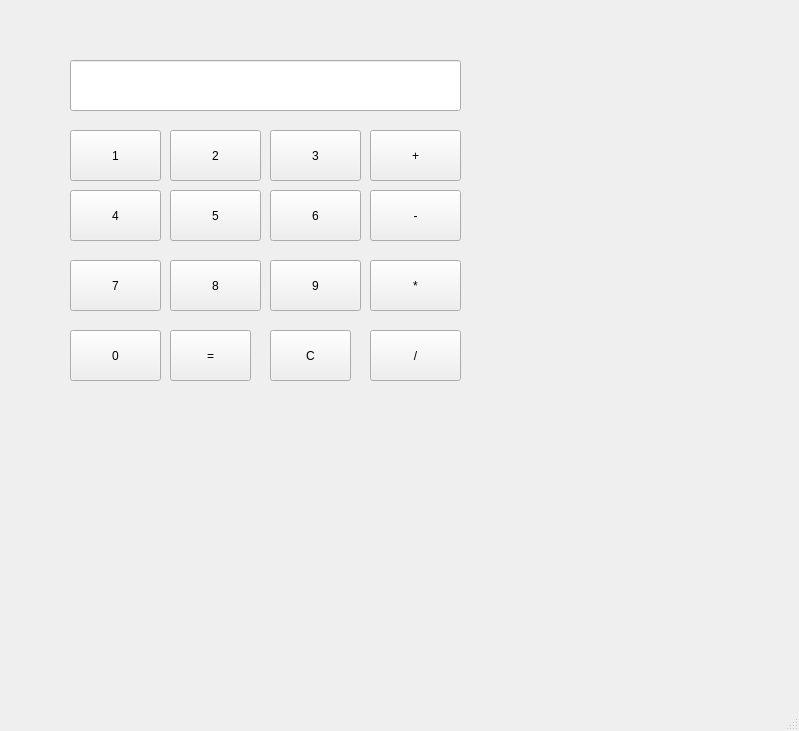
<?xml version="1.0" encoding="UTF-8"?>
<ui version="4.0">
 <class>MainWindow</class>
 <widget class="QMainWindow" name="MainWindow">
  <property name="geometry">
   <rect>
    <x>0</x>
    <y>0</y>
    <width>799</width>
    <height>731</height>
   </rect>
  </property>
  <property name="windowTitle">
   <string>MainWindow</string>
  </property>
  <widget class="QWidget" name="centralwidget">
   <widget class="QPushButton" name="button0">
    <property name="geometry">
     <rect>
      <x>70</x>
      <y>330</y>
      <width>91</width>
      <height>51</height>
     </rect>
    </property>
    <property name="text">
     <string>0</string>
    </property>
   </widget>
   <widget class="QPushButton" name="button1">
    <property name="geometry">
     <rect>
      <x>70</x>
      <y>130</y>
      <width>91</width>
      <height>51</height>
     </rect>
    </property>
    <property name="text">
     <string>1</string>
    </property>
   </widget>
   <widget class="QPushButton" name="button2">
    <property name="geometry">
     <rect>
      <x>170</x>
      <y>130</y>
      <width>91</width>
      <height>51</height>
     </rect>
    </property>
    <property name="text">
     <string>2</string>
    </property>
   </widget>
   <widget class="QPushButton" name="button3">
    <property name="geometry">
     <rect>
      <x>270</x>
      <y>130</y>
      <width>91</width>
      <height>51</height>
     </rect>
    </property>
    <property name="text">
     <string>3</string>
    </property>
   </widget>
   <widget class="QPushButton" name="button6">
    <property name="geometry">
     <rect>
      <x>270</x>
      <y>190</y>
      <width>91</width>
      <height>51</height>
     </rect>
    </property>
    <property name="text">
     <string>6</string>
    </property>
   </widget>
   <widget class="QPushButton" name="button4">
    <property name="geometry">
     <rect>
      <x>70</x>
      <y>190</y>
      <width>91</width>
      <height>51</height>
     </rect>
    </property>
    <property name="text">
     <string>4</string>
    </property>
   </widget>
   <widget class="QPushButton" name="button5">
    <property name="geometry">
     <rect>
      <x>170</x>
      <y>190</y>
      <width>91</width>
      <height>51</height>
     </rect>
    </property>
    <property name="text">
     <string>5</string>
    </property>
   </widget>
   <widget class="QPushButton" name="button7">
    <property name="geometry">
     <rect>
      <x>70</x>
      <y>260</y>
      <width>91</width>
      <height>51</height>
     </rect>
    </property>
    <property name="text">
     <string>7</string>
    </property>
   </widget>
   <widget class="QPushButton" name="button9">
    <property name="geometry">
     <rect>
      <x>270</x>
      <y>260</y>
      <width>91</width>
      <height>51</height>
     </rect>
    </property>
    <property name="text">
     <string>9</string>
    </property>
   </widget>
   <widget class="QPushButton" name="button8">
    <property name="geometry">
     <rect>
      <x>170</x>
      <y>260</y>
      <width>91</width>
      <height>51</height>
     </rect>
    </property>
    <property name="text">
     <string>8</string>
    </property>
   </widget>
   <widget class="QPushButton" name="buttonPlus">
    <property name="geometry">
     <rect>
      <x>370</x>
      <y>130</y>
      <width>91</width>
      <height>51</height>
     </rect>
    </property>
    <property name="text">
     <string>+</string>
    </property>
   </widget>
   <widget class="QPushButton" name="buttonMinus">
    <property name="geometry">
     <rect>
      <x>370</x>
      <y>190</y>
      <width>91</width>
      <height>51</height>
     </rect>
    </property>
    <property name="text">
     <string>-</string>
    </property>
   </widget>
   <widget class="QPushButton" name="buttonDivide">
    <property name="geometry">
     <rect>
      <x>370</x>
      <y>330</y>
      <width>91</width>
      <height>51</height>
     </rect>
    </property>
    <property name="text">
     <string>/</string>
    </property>
   </widget>
   <widget class="QPushButton" name="buttonMultiply">
    <property name="geometry">
     <rect>
      <x>370</x>
      <y>260</y>
      <width>91</width>
      <height>51</height>
     </rect>
    </property>
    <property name="text">
     <string>*</string>
    </property>
   </widget>
   <widget class="QPushButton" name="buttonEqual">
    <property name="geometry">
     <rect>
      <x>170</x>
      <y>330</y>
      <width>81</width>
      <height>51</height>
     </rect>
    </property>
    <property name="text">
     <string>=</string>
    </property>
   </widget>
   <widget class="QPushButton" name="buttonClear">
    <property name="geometry">
     <rect>
      <x>270</x>
      <y>330</y>
      <width>81</width>
      <height>51</height>
     </rect>
    </property>
    <property name="text">
     <string>C</string>
    </property>
   </widget>
   <widget class="QLineEdit" name="display">
    <property name="geometry">
     <rect>
      <x>70</x>
      <y>60</y>
      <width>391</width>
      <height>51</height>
     </rect>
    </property>
   </widget>
  </widget>
  <widget class="QMenuBar" name="menubar">
   <property name="geometry">
    <rect>
     <x>0</x>
     <y>0</y>
     <width>799</width>
     <height>26</height>
    </rect>
   </property>
  </widget>
  <widget class="QStatusBar" name="statusbar"/>
 </widget>
 <resources/>
 <connections/>
</ui>
